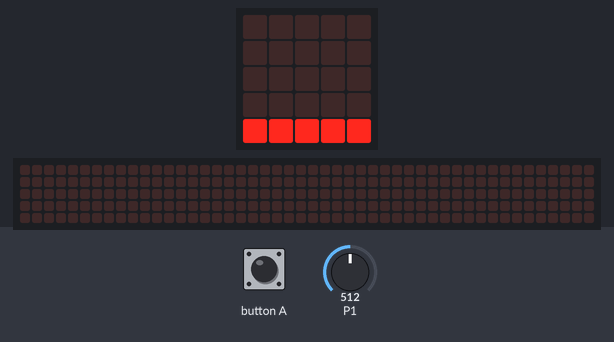
A program run on a simulated BBC micro:bit (MakeCode). On the bench: the board's 5×5 LED display, a strip that is not on the board, showing the scrolling text unrolled. Inputs (shaded band) come from the test bench; at power-on: P1 = 512 (analog values on the 0–1023 scale). The 48×5 strip is a reading aid, not a part: it shows the text the display is scrolling, unrolled, one strip-width of it at a time.

Above: at 2.3 s.
2.4 s: button A pressed for 0.15 s
At 2.62 s:
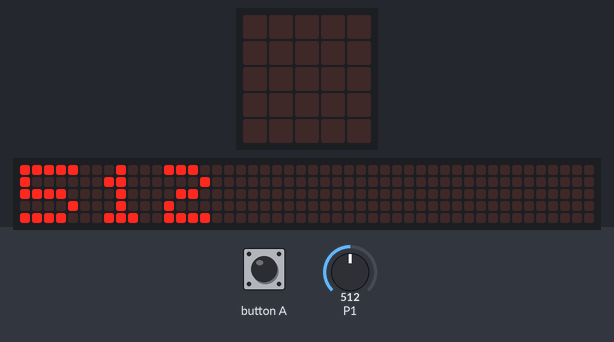
3.1 s: P1 set to 635
7.6 s: P1 set to 661
At 9.0 s:
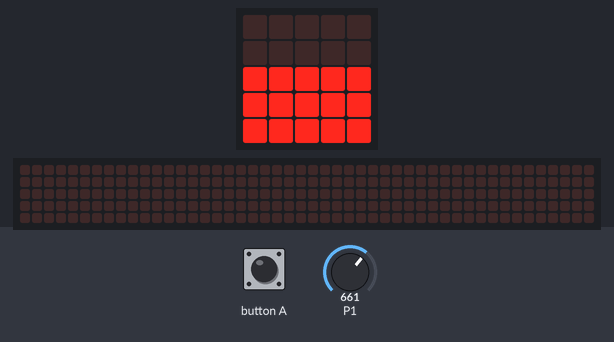
10.0 s: P1 set to 990
12.1 s: P1 set to 1011
At 14.1 s:
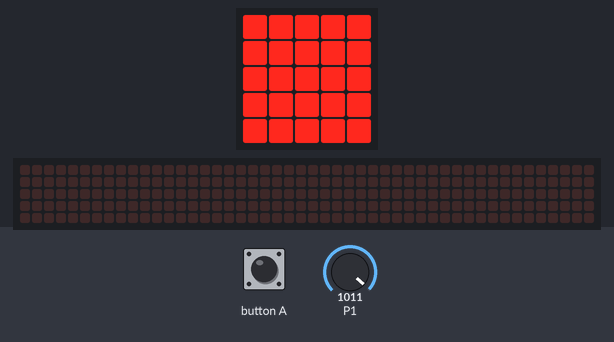
14.9 s: button A pressed for 0.15 s
At 15.74 s:
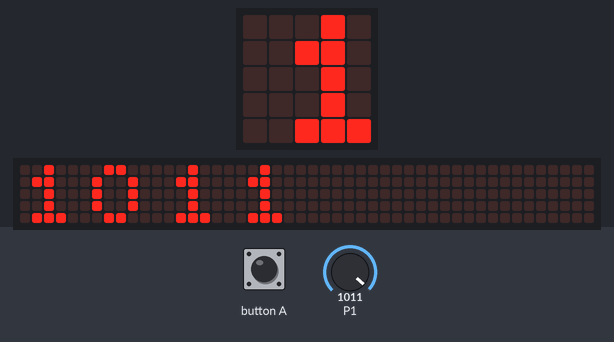
Timing chart, 0 to 16.6 s (numbered marks = the images above; inputs shaded):
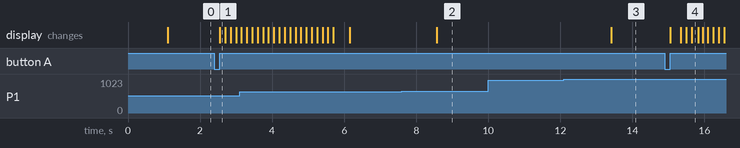

Measured:
- the behaviour switches between 650 and 651 on P1 (found by bisection; images 1 and 2)
- the behaviour switches between 1000 and 1001 on P1 (found by bisection; images 2 and 3)
- after the input at 2.4 s, the display: changes after 0.15 s (image 1)
- after the input at 7.6 s, the display: changes after 0.97 s (image 2)
- after the input at 10.0 s, every drawn part: stays the same
- after the input at 12.1 s, the display: changes after 1.3 s (image 3)
- after the input at 14.9 s, the display: first changes after 0.15 s (image 4 shows a later state)

The program:

main.ts
```typescript
input.onButtonPressed(Button.A, function () {
    basic.clearScreen()
    basic.showNumber(pins.analogReadPin(AnalogPin.P1))
})
let leiturasolo = 0
basic.showIcon(IconNames.Yes)
basic.pause(500)
basic.forever(function () {
    leiturasolo = pins.analogReadPin(AnalogPin.P1)
    if (leiturasolo > 1000) {
        basic.showLeds(`
            # # # # #
            # # # # #
            # # # # #
            # # # # #
            # # # # #
            `)
        basic.pause(2000)
    } else if (leiturasolo > 650) {
        basic.showLeds(`
            . . . . .
            . . . . .
            # # # # #
            # # # # #
            # # # # #
            `)
        basic.pause(2000)
    } else {
        basic.showLeds(`
            . . . . .
            . . . . .
            . . . . .
            . . . . .
            # # # # #
            `)
        basic.pause(2000)
    }
})
```

test.ts
```typescript
// testes vão aqui; isto não será compilado quando este pacote for usado como uma extensão.
```
